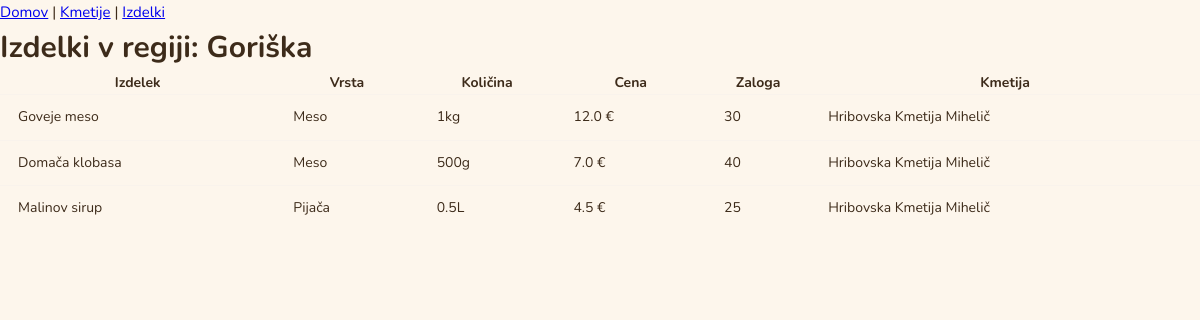
Before: /region/Goriška with the older database file.
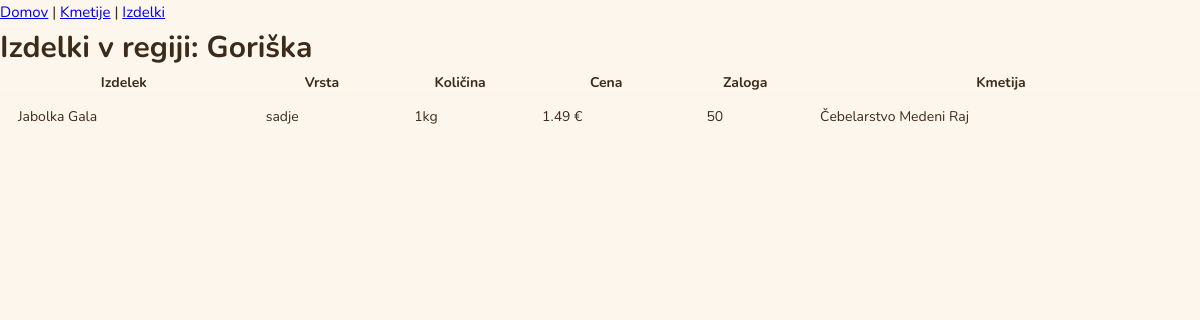
After: the same page with the newer database file.
### tables this page shows
CREATE TABLE Kmetija (
    id INTEGER PRIMARY KEY AUTOINCREMENT,
    ime_kmetije TEXT NOT NULL,
    vrsta_kmetije TEXT,
    delovni_cas TEXT,
    kraj TEXT,
    regija TEXT,
    telefonska_stevilka TEXT,
    spletna_stran TEXT,
    id_uporabnika INTEGER,
    FOREIGN KEY (id_uporabnika) REFERENCES Uporabnik(id)
);

CREATE TABLE Izdelek (
    id INTEGER PRIMARY KEY AUTOINCREMENT,
    ime_izdelka TEXT NOT NULL,
    vrsta TEXT,
    kolicina TEXT,
    cena REAL NOT NULL,
    zaloga INTEGER DEFAULT 0,
    id_kmetije INTEGER,
    FOREIGN KEY (id_kmetije) REFERENCES Kmetija(id)
);

### web.py (the view)
@app.route('/region/<ime_regije>')
def region(ime_regije):
    izdelki = query("""
        SELECT i.*, k.ime_kmetije, k.regija
        FROM Izdelek i
        JOIN Kmetija k ON i.id_kmetije = k.id
        WHERE k.regija = ?
    """, (ime_regije,))
    return render_template('products.html', izdelki=izdelki, regija=ime_regije)

### database.py (called while the page is built)
def get_connection():
    conn = sqlite3.connect(DB_PATH)
    conn.row_factory = sqlite3.Row # Omogoča dostop do podatkov po imenih stolpcev
    conn.execute("PRAGMA foreign_keys = ON")
    return conn

def query(sql, params=()):
    conn = get_connection()
    try:
        cursor = conn.cursor()
        cursor.execute(sql, params)
        result = cursor.fetchall()
        return result
    finally:
        conn.close()

### templates/products.html (shortened to what this page needs)
<!DOCTYPE html>
<html lang="sl">
<head>
    <link rel="stylesheet" href="{{ url_for('static', filename='style.css') }}">
</head>
<body>
    <nav>
        <a href="/">Domov</a> |
        <a href="/farms">Kmetije</a> |
        <a href="/products">Izdelki</a>
    </nav>
    {% if regija %}
        <h1>Izdelki v regiji: {{ regija }}</h1>
    {% else %}
        <h1>Vsi izdelki</h1>
    {% endif %}
    <table>
        <tr>
            <th>Izdelek</th>
            <th>Vrsta</th>
            <th>Količina</th>
            <th>Cena</th>
            <th>Zaloga</th>
            <th>Kmetija</th>
        </tr>
        {% for i in izdelki %}
        <tr>
            <td>{{ i.ime_izdelka }}</td>
            <td>{{ i.vrsta }}</td>
            <td>{{ i.kolicina }}</td>
            <td>{{ i.cena }} €</td>
            <td>{{ i.zaloga }}</td>
            <td>{{ i.ime_kmetije }}</td>
        </tr>
        {% endfor %}
    </table>
</body>
</html>

Changed rows visible on the page:
removed Izdelek: ime_izdelka "Goveje meso", vrsta "Meso", kolicina "1kg", cena "12.0", zaloga "30", ime_kmetije "Hribovska Kmetija Mihelič"
removed Izdelek: ime_izdelka "Domača klobasa", vrsta "Meso", kolicina "500g", cena "7.0", zaloga "40", ime_kmetije "Hribovska Kmetija Mihelič"
removed Izdelek: ime_izdelka "Malinov sirup", vrsta "Pijača", kolicina "0.5L", cena "4.5", zaloga "25", ime_kmetije "Hribovska Kmetija Mihelič"
added Izdelek: ime_izdelka "Jabolka Gala", vrsta "sadje", kolicina "1kg", cena "1.49", zaloga "50", ime_kmetije "Čebelarstvo Medeni Raj"
